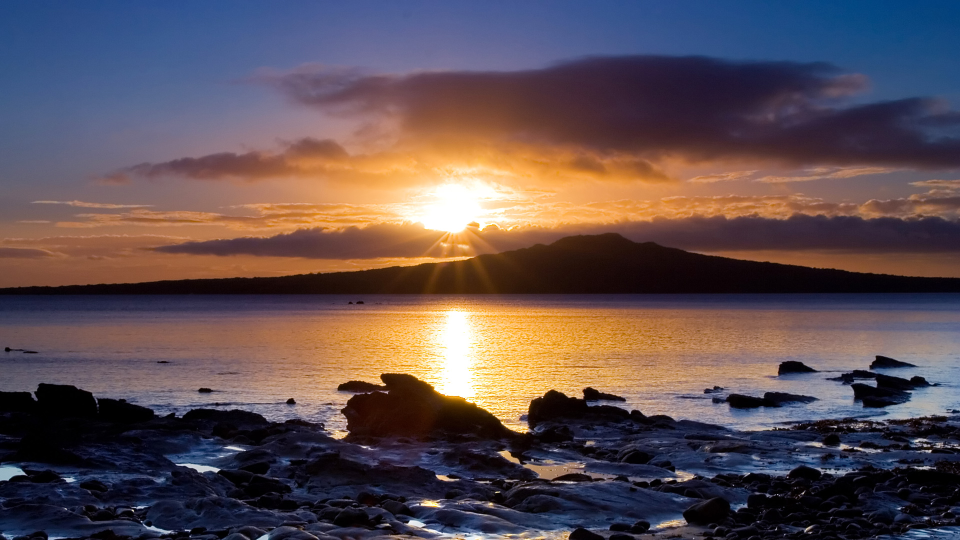
#> input picture Lab_2/static/SampleImage.jpg, 1920 x 1080 px (shown at 1/2 size)
$ python L2_2.py
#> lines starting #> are read from the running program, lines starting #| are printed output that depends on the picture
import cv2
import numpy as np

img_file = "static/SampleImage.jpg"
img = cv2.imread(img_file)
#> img is the input picture: shape (1080, 1920, 3); mean B, G, R 83.3, 79.4, 94.9

# Convert input image to grayscale
gray_img = cv2.cvtColor(img, cv2.COLOR_BGR2GRAY)
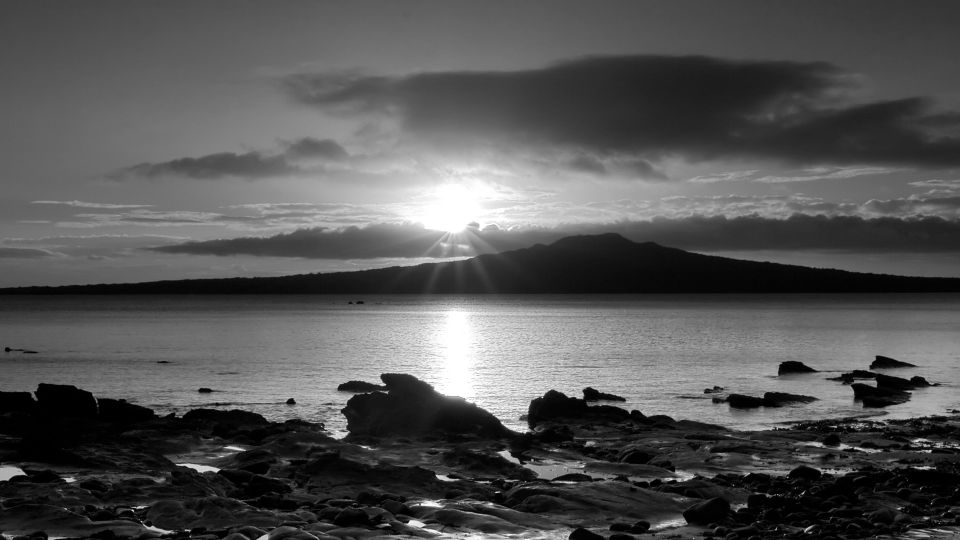
#> gray_img: shape (1080, 1920) (shown at 1/2 size); min 0, max 255, mean 84.5

# Perform log transformation
log_img = 20 * np.log(1 + gray_img)
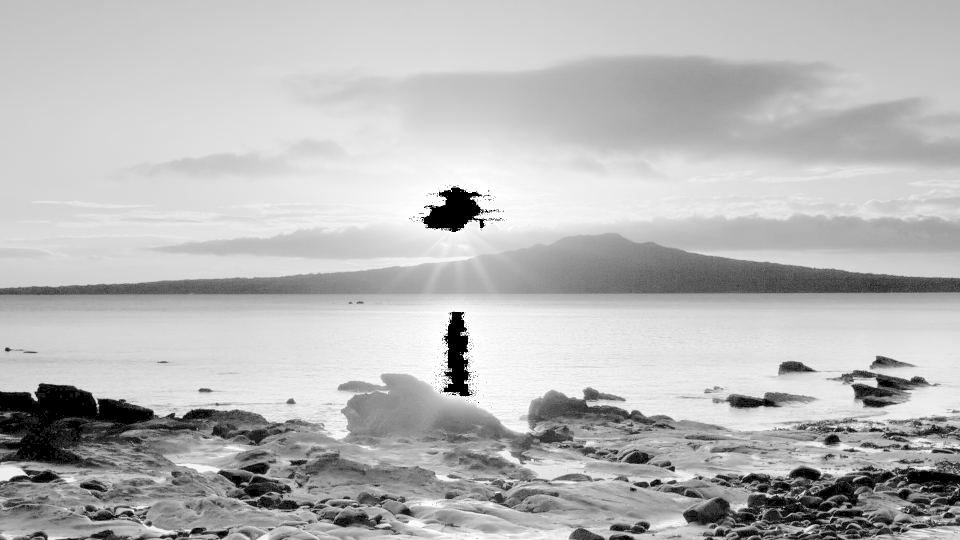
#> log_img: shape (1080, 1920) float16 (shown at 1/2 size); 0.63% of the values are NaN or infinite; the others: min 0, max 110.9, mean 80.81; drawn with min black, max white, NaN and infinite black
log_img = log_img.astype(np.uint8)
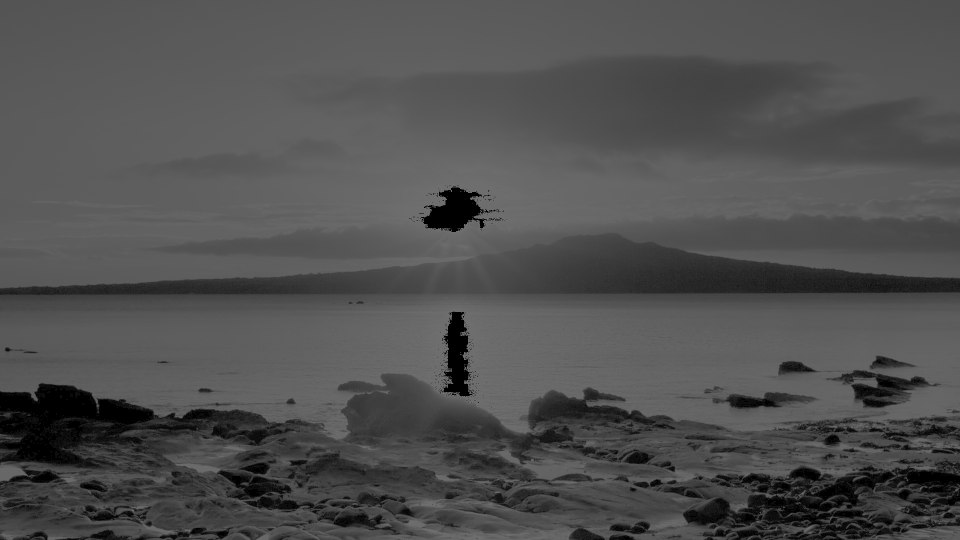
#> log_img: shape (1080, 1920) (shown at 1/2 size); min 0, max 110, mean 79.8

# Display
result = cv2.hconcat([gray_img, log_img])
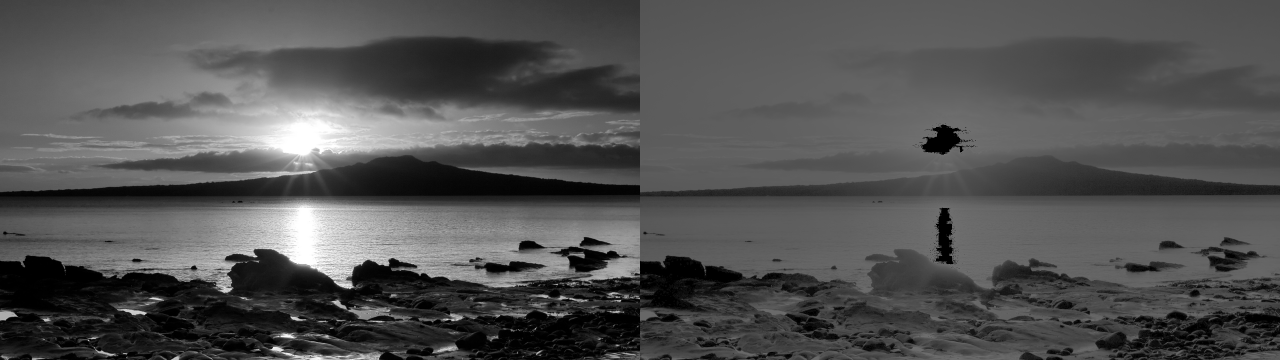
#> result: shape (1080, 3840) (shown at 1/3 size); min 0, max 255, mean 82.2
# Only resize for large images
cv2.imshow("Log transformation", cv2.resize(result, (1500, 500)))
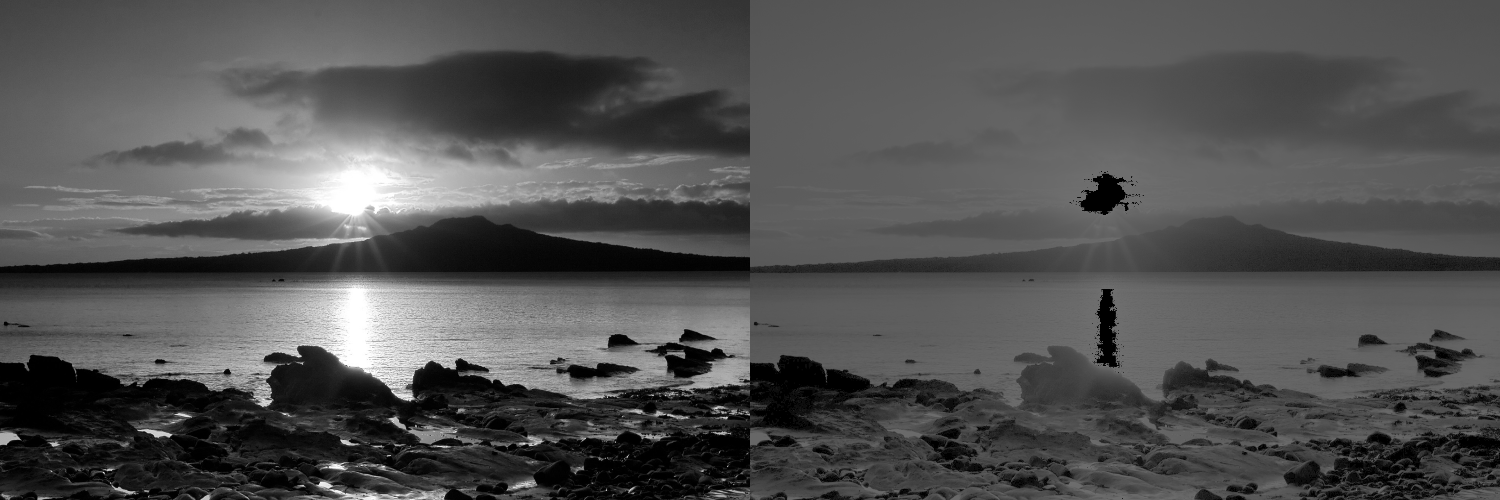
#> window 'Log transformation': shape (500, 1500); min 0, max 255, mean 82.1
cv2.imwrite("output_q2.jpg", result)
cv2.waitKey(0)
cv2.destroyAllWindows()
